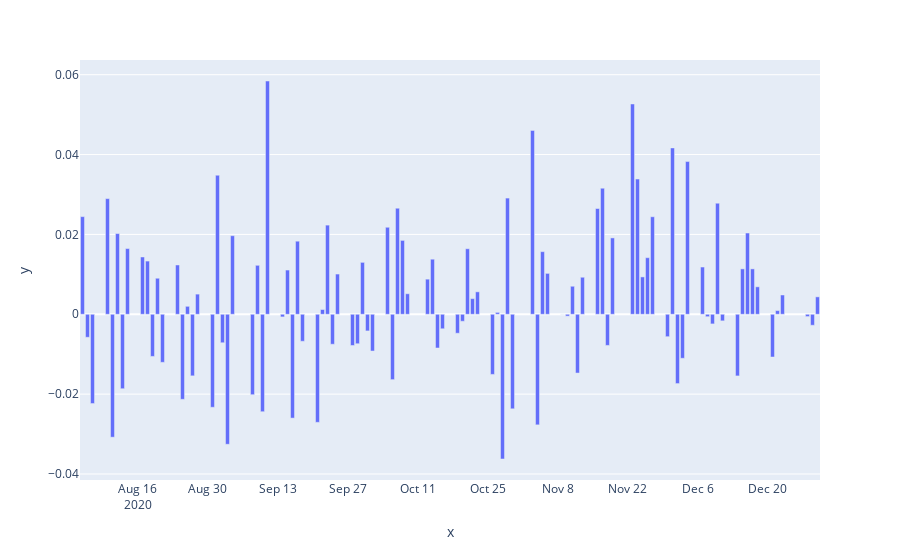

Write notebook code for a chart like this one.
### Code cell
import plotly.express as px

df['close_change'] = df.close.pct_change()

fig = px.bar(df, x=df[-100:].date, y=df[-100:].close_change)
fig.show()
